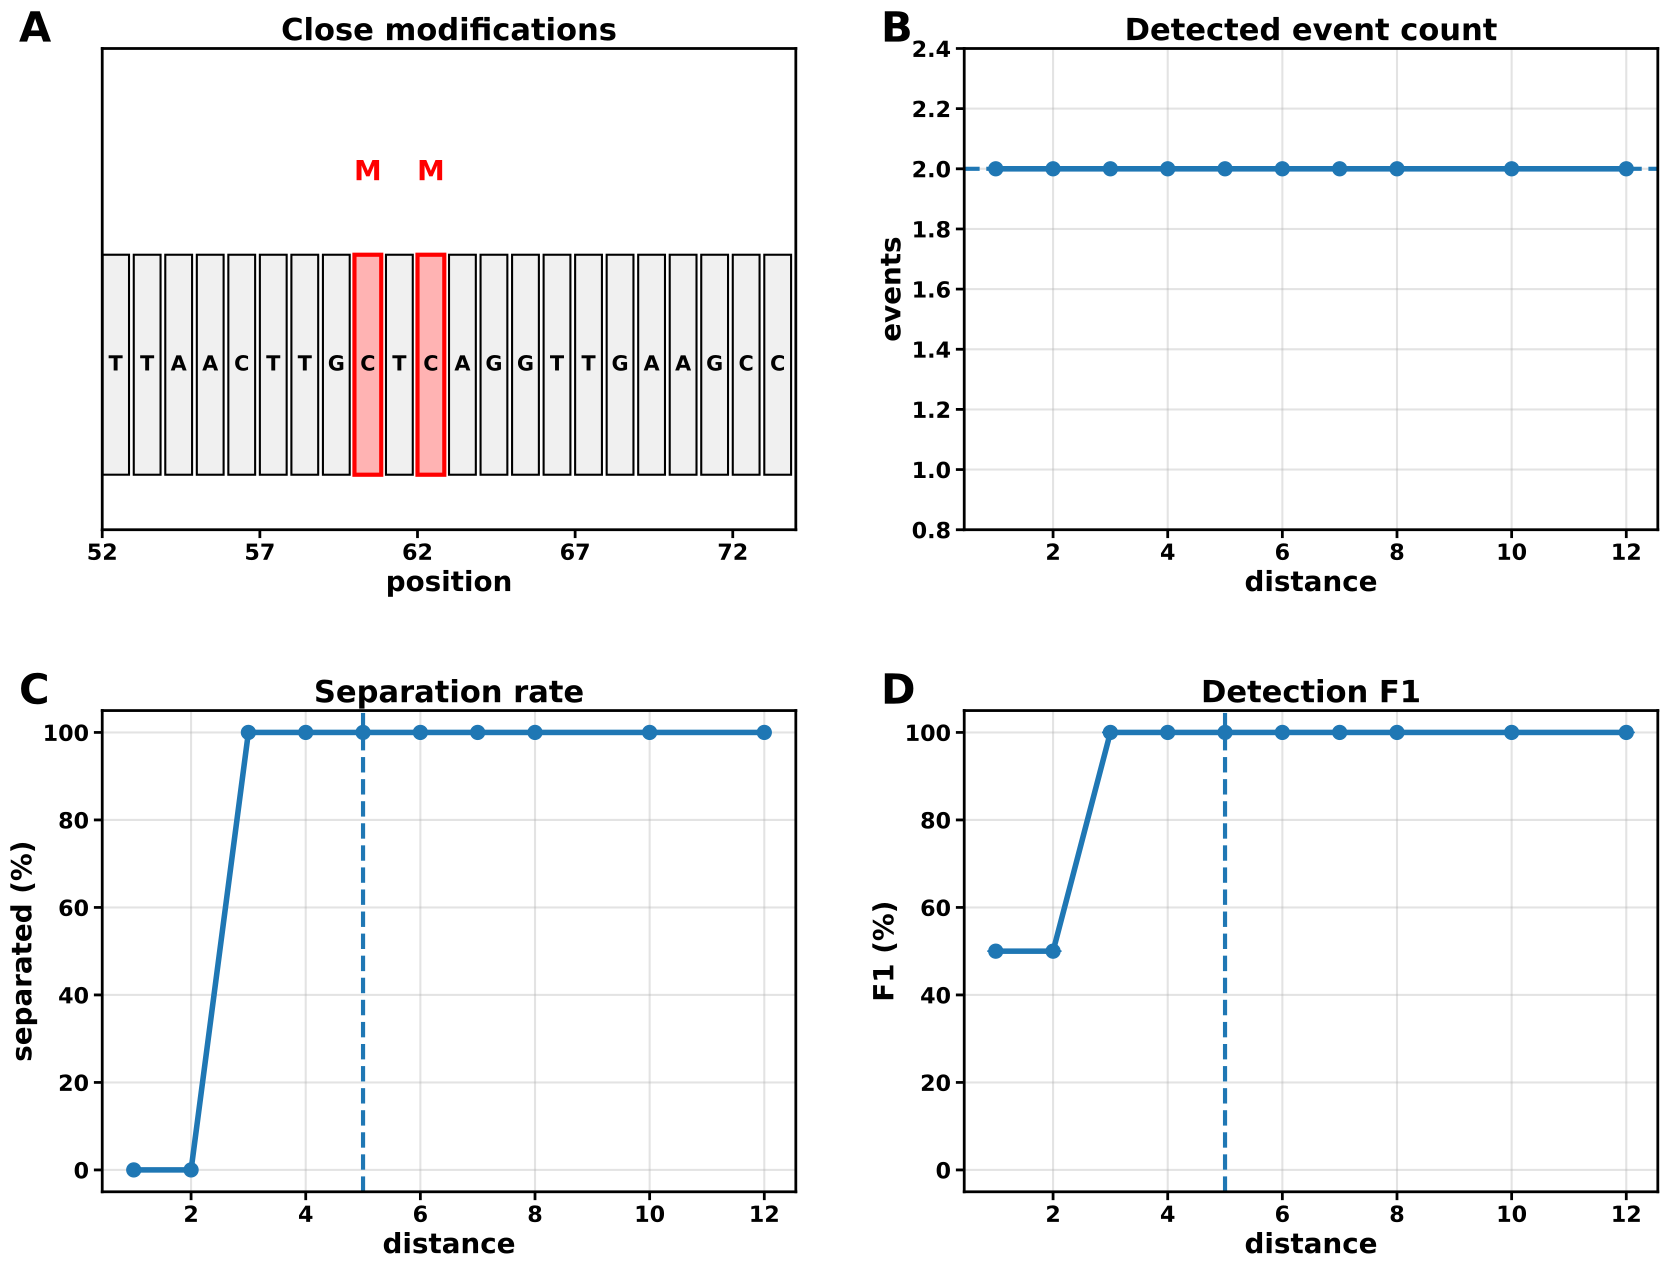

Reproduce this figure in Python.
"""
Gera Figura 6 do paper:
Limite de resolução espacial para modificações próximas.

Painéis:
A - Exemplo de duas modificações próximas
B - Número médio de eventos detectados vs distância
C - Taxa de separação correta vs distância
D - F1 de detecção vs distância

Saídas:
figure_6_resolution_limit.svg
figure_6_resolution_limit.png
figure_6_resolution_limit_data.npz
"""

import numpy as np
import matplotlib.pyplot as plt
from itertools import product
from matplotlib.patches import Rectangle

plt.rcParams.update({
    "font.size": 18,
    "font.weight": "bold",
    "axes.labelweight": "bold",
    "axes.titleweight": "bold",
    "svg.fonttype": "none",
})


BASES = ["A", "T", "G", "C"]
BASE_TO_IDX = {b: i for i, b in enumerate(BASES)}

SEED = 7

N = 120
K = 5
C = 3
NOISE = 0.05

SAFE_MARGIN = 10
TRAIN_NUM = 200
TRAIN_LEN = 150

DISTANCES = [1, 2, 3, 4, 5, 6, 7, 8, 10, 12]
REPEATS = 40

TOP_N_PEAKS = 12
MAX_EVENTS = 2
CLUSTER_DISTANCE = 2

TRUE_KERNEL = np.random.default_rng(SEED).random((K, 4, C))
METHYLATION_SHIFT = np.array([0.35, -0.25, 0.20])


def add_panel_label(ax, label):
    ax.text(
        -0.12, 1.08, label,
        transform=ax.transAxes,
        fontsize=30,
        fontweight="bold",
        va="top",
        ha="left"
    )


def generate_random_dna(n, rng):
    return "".join(rng.choice(BASES, size=n))


def force_c_pair(seq, pos1, pos2):
    seq = list(seq)
    seq[pos1] = "C"
    seq[pos2] = "C"
    return "".join(seq)


def one_hot_dna(seq):
    X = np.zeros((len(seq), 4))
    for i, b in enumerate(seq):
        X[i, BASE_TO_IDX[b]] = 1
    return X


def generate_signal(seq, kernel, noise=0.0, rng=None):
    if rng is None:
        rng = np.random.default_rng()

    X = one_hot_dna(seq)
    k, _, c = kernel.shape
    pad = k // 2
    Xpad = np.pad(X, ((pad, pad), (0, 0)), mode="constant")

    signal = []

    for i in range(len(seq)):
        window = Xpad[i:i + k]
        value = np.zeros(c)

        for ch in range(c):
            value[ch] = np.sum(window * kernel[:, :, ch])

        signal.append(value)

    signal = np.array(signal)

    if noise > 0:
        signal += rng.normal(0, noise, size=signal.shape)

    return signal


def generate_methylated_signal(seq, kernel, methylated_positions, noise=0.0, rng=None):
    if rng is None:
        rng = np.random.default_rng()

    signal = generate_signal(seq, kernel, noise=0.0, rng=rng)

    for pos in methylated_positions:
        for offset in range(-(K // 2), K // 2 + 1):
            t = pos + offset

            if 0 <= t < len(seq):
                weight = 1.0 / (1.0 + abs(offset))
                signal[t] += weight * METHYLATION_SHIFT

    if noise > 0:
        signal += rng.normal(0, noise, size=signal.shape)

    return signal


def build_design_matrix(seq, k):
    X = one_hot_dna(seq)
    pad = k // 2
    Xpad = np.pad(X, ((pad, pad), (0, 0)), mode="constant")

    rows = []

    for i in range(len(seq)):
        rows.append(Xpad[i:i + k].flatten())

    return np.array(rows)


def learn_kernel_from_data(seqs, signals, k, c):
    A_all = []
    Y_all = []

    for seq, sig in zip(seqs, signals):
        A_all.append(build_design_matrix(seq, k))
        Y_all.append(sig)

    A_all = np.vstack(A_all)
    Y_all = np.vstack(Y_all)

    W, _, _, _ = np.linalg.lstsq(A_all, Y_all, rcond=None)

    return W.reshape(k, 4, c)


def train_kernel(rng):
    seqs = []
    signals = []

    for _ in range(TRAIN_NUM):
        seq = generate_random_dna(TRAIN_LEN, rng)
        sig = generate_signal(seq, TRUE_KERNEL, noise=NOISE, rng=rng)

        seqs.append(seq)
        signals.append(sig)

    return learn_kernel_from_data(seqs, signals, K, C)


def kmer_signal(kmer, kernel):
    X = one_hot_dna(kmer)
    _, _, c = kernel.shape
    out = np.zeros(c)

    for ch in range(c):
        out[ch] = np.sum(X * kernel[:, :, ch])

    return out


def decode_signal_viterbi(signal, kernel):
    k = kernel.shape[0]
    pad = k // 2

    all_kmers = ["".join(p) for p in product(BASES, repeat=k)]
    kmer_values = {km: kmer_signal(km, kernel) for km in all_kmers}

    def score(km, s):
        return np.sum((kmer_values[km] - s) ** 2)

    dp = [{} for _ in range(len(signal))]
    back = [{} for _ in range(len(signal))]

    for km in all_kmers:
        dp[0][km] = score(km, signal[0])
        back[0][km] = None

    for t in range(1, len(signal)):
        for km in all_kmers:
            prefix = km[:-1]
            best_prev = None
            best_score = float("inf")

            for prev in all_kmers:
                if prev[1:] == prefix:
                    val = dp[t - 1][prev] + score(km, signal[t])

                    if val < best_score:
                        best_score = val
                        best_prev = prev

            dp[t][km] = best_score
            back[t][km] = best_prev

    last = min(dp[-1], key=dp[-1].get)

    path = [last]
    for t in range(len(signal) - 1, 0, -1):
        last = back[t][last]
        path.append(last)

    path = path[::-1]

    seq = path[0]
    for km in path[1:]:
        seq += km[-1]

    return seq[pad:pad + len(signal)]


def residual_map(signal, decoded_seq, kernel):
    predicted_signal = generate_signal(decoded_seq, kernel, noise=0.0, rng=np.random.default_rng(1))
    residual = np.sqrt(np.sum((signal - predicted_signal) ** 2, axis=1))
    return residual, predicted_signal


def smooth_signal_1d(x, window=3):
    pad = window // 2
    xpad = np.pad(x, (pad, pad), mode="edge")
    y = np.zeros_like(x)

    for i in range(len(x)):
        y[i] = np.mean(xpad[i:i + window])

    return y


def raw_peak_candidates(residual, top_n=TOP_N_PEAKS, margin=SAFE_MARGIN):
    candidates = []

    for i, r in enumerate(residual):
        if i < margin or i >= len(residual) - margin:
            continue
        candidates.append((i, float(r)))

    candidates.sort(key=lambda x: x[1], reverse=True)
    return candidates[:top_n]


def cluster_peak_candidates(candidates, residual, max_events=MAX_EVENTS, cluster_distance=CLUSTER_DISTANCE):
    clusters = []

    for pos, score in candidates:
        placed = False

        for cluster in clusters:
            if abs(pos - cluster["center"]) <= cluster_distance:
                cluster["positions"].append(pos)

                best_pos = max(cluster["positions"], key=lambda p: residual[p])
                cluster["center"] = int(best_pos)
                cluster["score"] = float(residual[best_pos])

                placed = True
                break

        if not placed:
            clusters.append({
                "positions": [pos],
                "center": int(pos),
                "score": float(score),
            })

    clusters.sort(key=lambda c: c["score"], reverse=True)
    clusters = clusters[:max_events]

    return [
        (c["center"], c["score"], sorted(c["positions"]))
        for c in clusters
    ]


def detection_metrics(true_positions, predicted_positions, tolerance=1):
    true_positions = [int(x) for x in true_positions]
    predicted_positions = [int(x) for x in predicted_positions]

    matched_true = set()
    matched_pred = set()

    for pi, p in enumerate(predicted_positions):
        best_ti = None
        best_dist = None

        for ti, t in enumerate(true_positions):
            if ti in matched_true:
                continue

            dist = abs(p - t)

            if dist <= tolerance:
                if best_dist is None or dist < best_dist:
                    best_dist = dist
                    best_ti = ti

        if best_ti is not None:
            matched_true.add(best_ti)
            matched_pred.add(pi)

    tp = len(matched_true)
    fp = len(predicted_positions) - len(matched_pred)
    fn = len(true_positions) - len(matched_true)

    precision = tp / (tp + fp) if tp + fp > 0 else 0.0
    recall = tp / (tp + fn) if tp + fn > 0 else 0.0

    f1 = (
        2 * precision * recall / (precision + recall)
        if precision + recall > 0
        else 0.0
    )

    return tp, fp, fn, precision, recall, f1


def make_pair_example(distance, learned_kernel, rng):
    center = N // 2
    pos1 = center
    pos2 = center + distance

    dna = generate_random_dna(N, rng)
    dna = force_c_pair(dna, pos1, pos2)

    methylated_positions = [pos1, pos2]

    signal = generate_methylated_signal(
        dna,
        TRUE_KERNEL,
        methylated_positions,
        noise=NOISE,
        rng=rng
    )

    decoded = decode_signal_viterbi(signal, learned_kernel)
    residual_raw, predicted_signal = residual_map(signal, decoded, learned_kernel)
    residual_smooth = smooth_signal_1d(residual_raw, window=3)

    candidates = raw_peak_candidates(residual_smooth)
    events = cluster_peak_candidates(candidates, residual_smooth)

    return {
        "dna": dna,
        "signal": signal,
        "predicted_signal": predicted_signal,
        "residual": residual_smooth,
        "methylated_positions": methylated_positions,
        "events": events,
        "predicted_positions": [int(e[0]) for e in events],
    }


def evaluate_resolution():
    rng_train = np.random.default_rng(SEED)
    learned_kernel = train_kernel(rng_train)

    mean_events = []
    std_events = []
    separation_rate = []
    f1_mean = []
    f1_std = []

    example_data = None

    for d in DISTANCES:
        print(f"Distância={d}")

        n_events = []
        separated = []
        f1s = []

        for rep in range(REPEATS):
            rng = np.random.default_rng(SEED + 1000 * d + rep)

            result = make_pair_example(
                distance=d,
                learned_kernel=learned_kernel,
                rng=rng
            )

            pred = result["predicted_positions"]
            true = result["methylated_positions"]

            tp, fp, fn, precision, recall, f1 = detection_metrics(
                true,
                pred,
                tolerance=1
            )

            n_events.append(len(pred))
            f1s.append(f1)

            separated.append(1.0 if tp == 2 and len(pred) == 2 else 0.0)

            if d == 2 and rep == 0:
                example_data = result

        mean_events.append(np.mean(n_events))
        std_events.append(np.std(n_events))
        separation_rate.append(np.mean(separated))
        f1_mean.append(np.mean(f1s))
        f1_std.append(np.std(f1s))

        print(
            f"  events={np.mean(n_events):.2f}, "
            f"sep={np.mean(separated):.2%}, "
            f"F1={np.mean(f1s):.2%}"
        )

    return {
        "learned_kernel": learned_kernel,
        "mean_events": np.array(mean_events),
        "std_events": np.array(std_events),
        "separation_rate": np.array(separation_rate),
        "f1_mean": np.array(f1_mean),
        "f1_std": np.array(f1_std),
        "example": example_data,
    }


def panel_a(ax, example):
    add_panel_label(ax, "A")
    ax.set_title("Close modifications", fontsize=22, fontweight="bold")

    dna = example["dna"]
    methylated = set(example["methylated_positions"])

    start = N // 2 - 8
    end = N // 2 + 14

    for idx, i in enumerate(range(start, end)):
        b = dna[i]

        face = "#f0f0f0"
        edge = "black"
        lw = 1.5

        if i in methylated:
            face = "#ffb3b3"
            edge = "red"
            lw = 3

        ax.add_patch(
            Rectangle(
                (idx, 0),
                0.85,
                0.8,
                facecolor=face,
                edgecolor=edge,
                linewidth=lw
            )
        )

        ax.text(
            idx + 0.425,
            0.4,
            b,
            ha="center",
            va="center",
            fontsize=15,
            fontweight="bold"
        )

        if i in methylated:
            ax.text(
                idx + 0.425,
                1.05,
                "M",
                ha="center",
                va="bottom",
                fontsize=20,
                fontweight="bold",
                color="red"
            )

    ax.set_xlim(0, end - start)
    ax.set_ylim(-0.2, 1.55)
    ax.set_yticks([])
    ax.set_xticks([0, 5, 10, 15, 20])
    ax.set_xticklabels(
        [str(start), str(start + 5), str(start + 10), str(start + 15), str(start + 20)],
        fontsize=16,
        fontweight="bold"
    )

    ax.set_xlabel("position", fontsize=20, fontweight="bold")

    for spine in ax.spines.values():
        spine.set_linewidth(2)

    ax.tick_params(axis="x", width=2, length=6)


def panel_b(ax, results):
    add_panel_label(ax, "B")
    ax.set_title("Detected event count", fontsize=22, fontweight="bold")

    ax.errorbar(
        DISTANCES,
        results["mean_events"],
        yerr=results["std_events"],
        marker="o",
        linewidth=4,
        markersize=10,
        capsize=6
    )

    ax.axhline(2, linestyle="--", linewidth=3)

    ax.set_xlabel("distance", fontsize=20, fontweight="bold")
    ax.set_ylabel("events", fontsize=20, fontweight="bold")

    ax.set_ylim(0.8, 2.4)
    ax.grid(True, linewidth=1.5, alpha=0.35)

    ax.tick_params(axis="both", labelsize=16, width=2, length=6)

    for label in ax.get_xticklabels() + ax.get_yticklabels():
        label.set_fontweight("bold")

    for spine in ax.spines.values():
        spine.set_linewidth(2)


def panel_c(ax, results):
    add_panel_label(ax, "C")
    ax.set_title("Separation rate", fontsize=22, fontweight="bold")

    ax.plot(
        DISTANCES,
        100 * results["separation_rate"],
        marker="o",
        linewidth=4,
        markersize=10
    )

    ax.axvline(K, linestyle="--", linewidth=3)

    ax.set_xlabel("distance", fontsize=20, fontweight="bold")
    ax.set_ylabel("separated (%)", fontsize=20, fontweight="bold")

    ax.set_ylim(-5, 105)
    ax.grid(True, linewidth=1.5, alpha=0.35)

    ax.tick_params(axis="both", labelsize=16, width=2, length=6)

    for label in ax.get_xticklabels() + ax.get_yticklabels():
        label.set_fontweight("bold")

    for spine in ax.spines.values():
        spine.set_linewidth(2)


def panel_d(ax, results):
    add_panel_label(ax, "D")
    ax.set_title("Detection F1", fontsize=22, fontweight="bold")

    ax.errorbar(
        DISTANCES,
        100 * results["f1_mean"],
        yerr=100 * results["f1_std"],
        marker="o",
        linewidth=4,
        markersize=10,
        capsize=6
    )

    ax.axvline(K, linestyle="--", linewidth=3)

    ax.set_xlabel("distance", fontsize=20, fontweight="bold")
    ax.set_ylabel("F1 (%)", fontsize=20, fontweight="bold")

    ax.set_ylim(-5, 105)
    ax.grid(True, linewidth=1.5, alpha=0.35)

    ax.tick_params(axis="both", labelsize=16, width=2, length=6)

    for label in ax.get_xticklabels() + ax.get_yticklabels():
        label.set_fontweight("bold")

    for spine in ax.spines.values():
        spine.set_linewidth(2)


def main():
    results = evaluate_resolution()

    fig, axes = plt.subplots(2, 2, figsize=(18, 14))

    panel_a(axes[0, 0], results["example"])
    panel_b(axes[0, 1], results)
    panel_c(axes[1, 0], results)
    panel_d(axes[1, 1], results)

    plt.tight_layout(pad=3.0)

    plt.savefig(
        "figure_6_resolution_limit.svg",
        format="svg",
        dpi=600,
        bbox_inches="tight"
    )

    plt.savefig(
        "figure_6_resolution_limit.png",
        format="png",
        dpi=600,
        bbox_inches="tight"
    )

    np.savez(
        "figure_6_resolution_limit_data.npz",
        distances=np.array(DISTANCES),
        mean_events=results["mean_events"],
        std_events=results["std_events"],
        separation_rate=results["separation_rate"],
        f1_mean=results["f1_mean"],
        f1_std=results["f1_std"],
        example_dna=np.array(list(results["example"]["dna"])),
        example_residual=results["example"]["residual"],
        example_methylated_positions=np.array(results["example"]["methylated_positions"]),
        example_predicted_positions=np.array(results["example"]["predicted_positions"])
    )

    print("\nArquivos salvos:")
    print("figure_6_resolution_limit.svg")
    print("figure_6_resolution_limit.png")
    print("figure_6_resolution_limit_data.npz")


if __name__ == "__main__":
    main()
